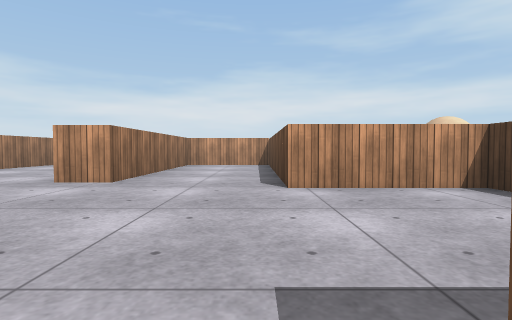
View 1 (above)

24 first-person views from a walk through a Unity game level. The camera is 0.58 m above the floor, tilts 2° down and sees 80° across. The floor is counted in squares, 1 m on a side. Each view is taken from the middle of a square. On the plan, view 1 faces up. The plan holds only what a view shows up to about 9 squares ahead; the rest is blank. Surface patterns are stand-ins for the level's own textures.

View 2
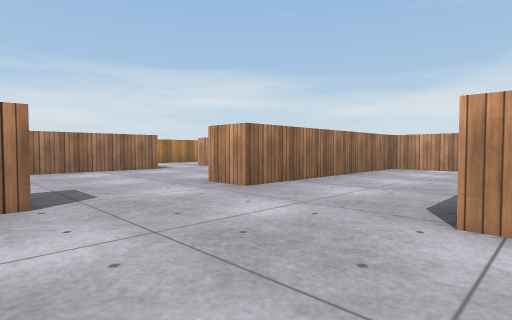

View 3
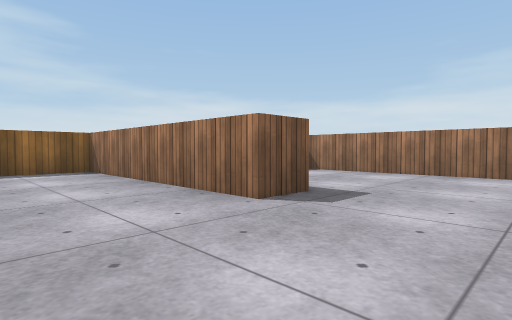

View 4
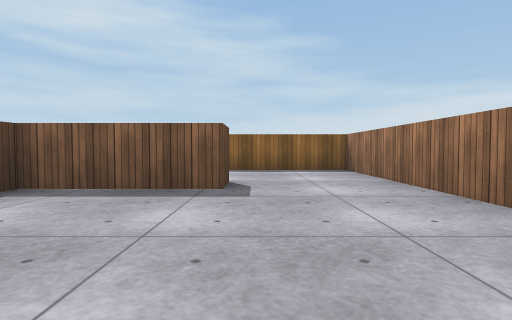

View 5
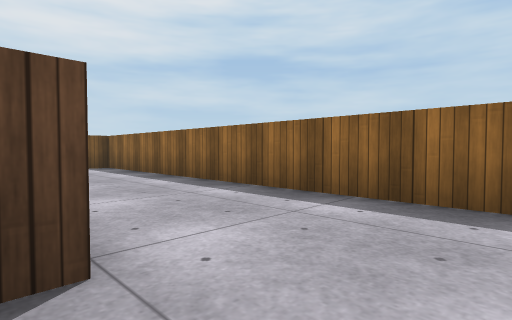

View 6
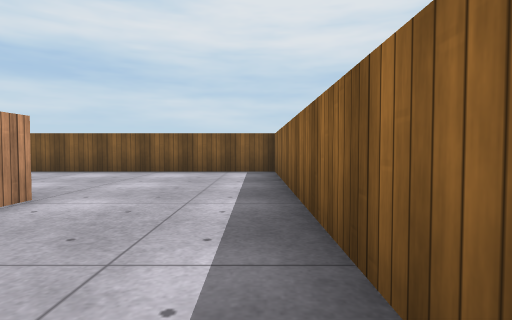

View 7
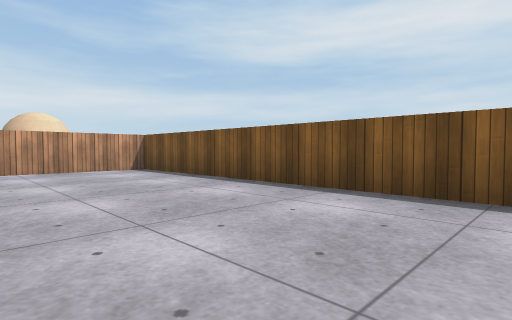

View 8
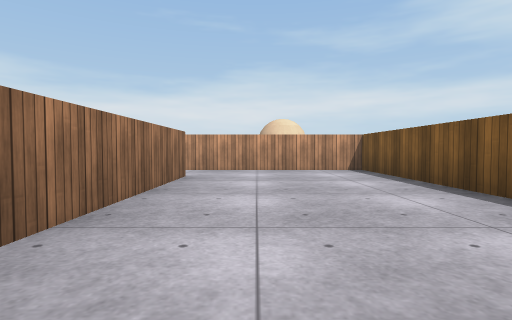

View 9
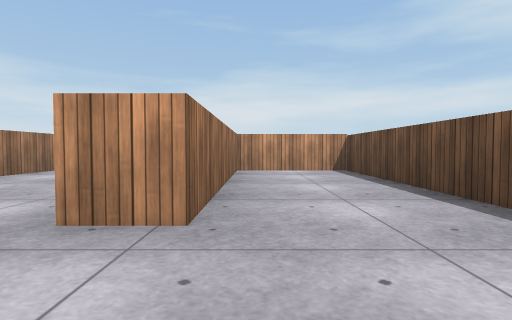

View 10
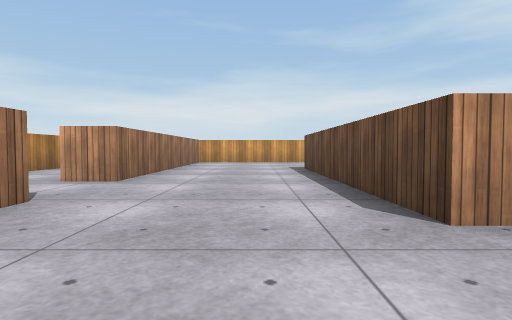

View 11
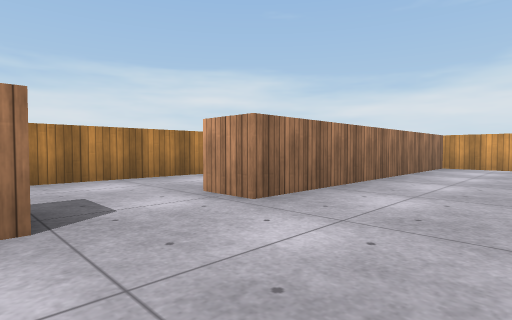

View 12
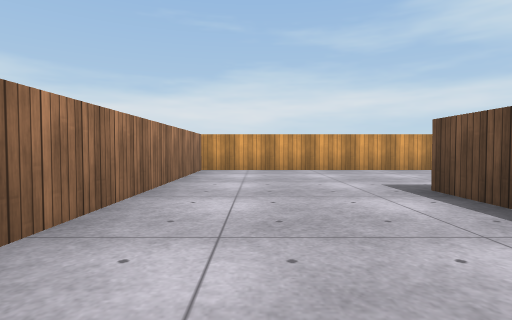

View 13
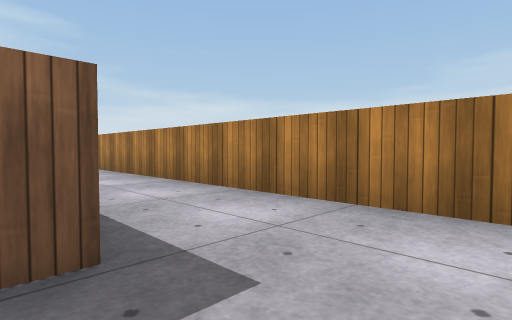

View 14
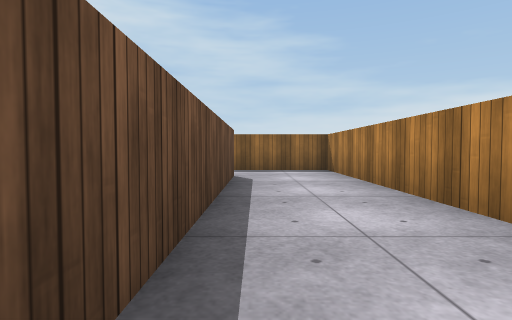

View 15
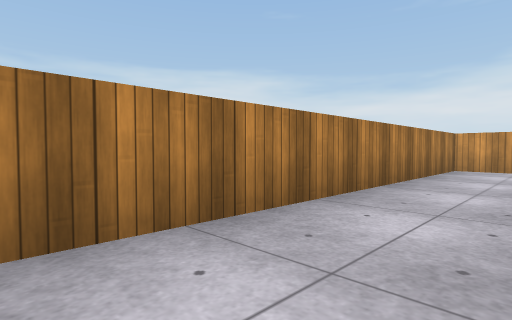

View 16
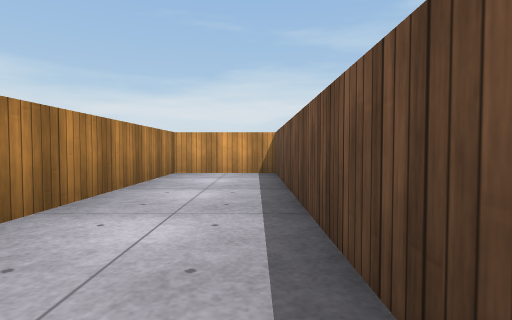

View 17
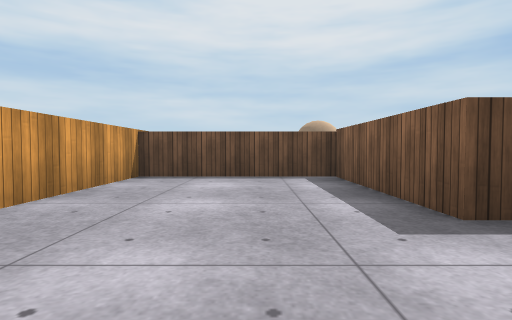

View 18
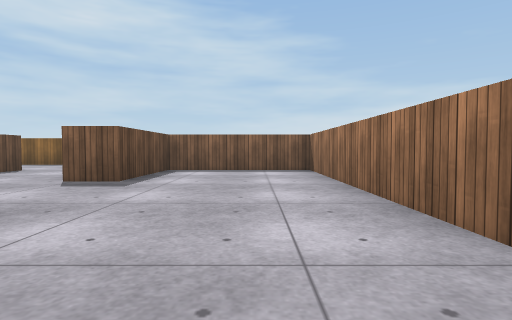

View 19
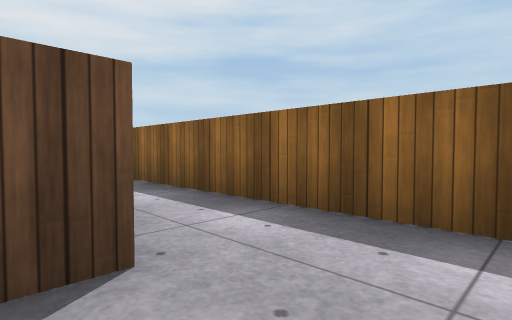

View 20
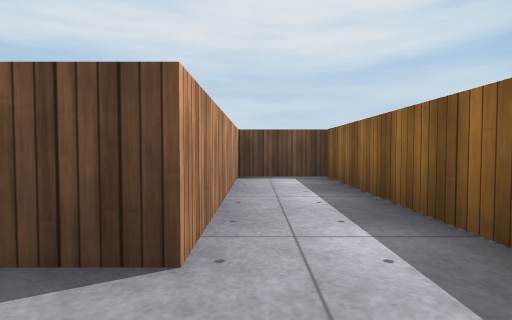

View 21
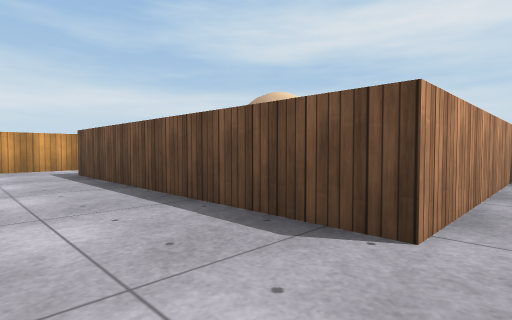

View 22
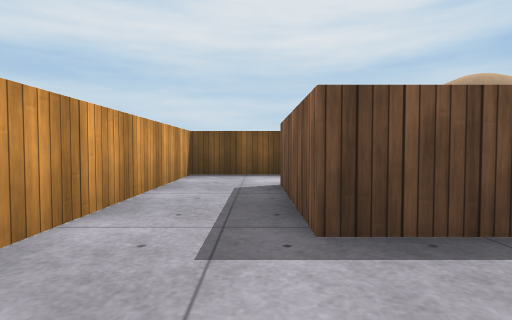

View 23
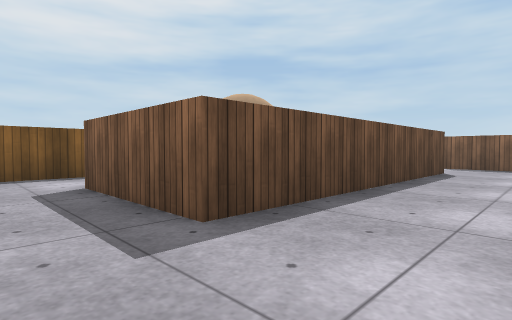

View 24
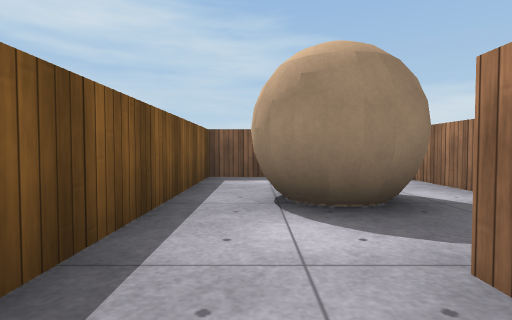

### Floor plan
Ten units are one square. View 1 is at (0, 0); x grows to the right and y downward. Boxes are objects, and circles mark ways between rooms. Rooms are numbered by the first view taken in them; rooms with no view inside come last. Other rooms are left out.
<svg viewBox="-115 -170 210 210">
<path fill="none" stroke="#000" d="M35 -41 35 -46 5 -46 5 -113 -25 -113 -25 -53 -35 -53 -35 -123 5 -123 5 -165 -75 -165 -75 -85 -86 -85M45 -56 45 -8M5 5 5 -6 35 -6M-75 -64 -75 6 -35 6 -35 -25 -25 -25 -25 35 90 35 90 -76 40 -76M45 4 40 4M-86 -64 -81 -64M-85 -95 -85 -165 -110 -165 -110 35 -35 35 -35 16 -85 16 -85 -45M50 -109 50 -92M79 -86 90 -86 90 -165 28 -165M40 -76 40 -146 70 -146M29 -56 45 -56"/>
<rect x="55" y="-125" width="30" height="20" fill="#bbb"><title>ball</title></rect>
<circle cx="-80" cy="-75" r="3" fill="#2a7"/>
<circle cx="40" cy="-65" r="3" fill="#2a7"/>
<text x="-10" y="-50">1</text>
<text x="-90" y="-50">2</text>
<text x="60" y="-120">3</text>
</svg>
Room 1 opens to room 2. Room 1 opens to room 3.

Where each view was taken, in squares from view 1:
view 1: 0 up, 0 right, facing up
view 2: 2 up, 1 right, facing up-left
view 3: 5 up, 0 right, facing down-left
view 4: 5 up, 0 right, facing down
view 5: 0 up, 1 left, facing down-right
view 6: 3 down, 1 right, facing right
view 7: 1 down, 5 right, facing up-right
view 8: 1 down, 6 right, facing up
view 9: 3 up, 2 left, facing up
view 10: 3 up, 5 left, facing up
view 11: 6 up, 5 left, facing up-left
view 12: 8 up, 6 left, facing up
view 13: 8 up, 8 left, facing down-left
view 14: 5 up, 9 left, facing down
view 15: 7 up, 9 left, facing up-left
view 16: 9 up, 9 left, facing up
view 17: 14 up, 6 left, facing right
view 18: 8 up, 6 left, facing down
view 19: 1 down, 10 left, facing down-right
view 20: 2 down, 10 left, facing right
view 21: 7 up, 2 right, facing up-right
view 22: 15 up, 2 right, facing right
view 23: 16 up, 2 right, facing down-right
view 24: 15 up, 8 right, facing down
